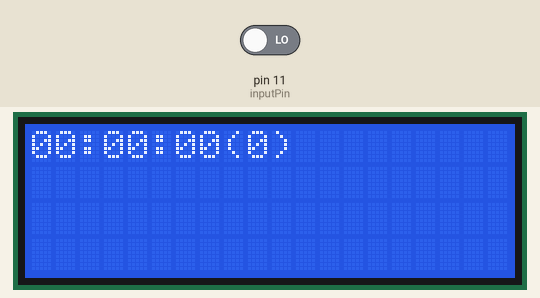
Simulated run of this sketch. Board: Arduino Uno, built with avr-gcc and run on an emulated ATmega328P. Parts: 20×4 character LCD. The inputs (shaded band) are chosen by the test bench; at power-on: pin 11 (inputPin) LOW.

Above: at 1.2 s.
1.3 s: pin 11 (inputPin) driven HIGH
At 1.46 s:
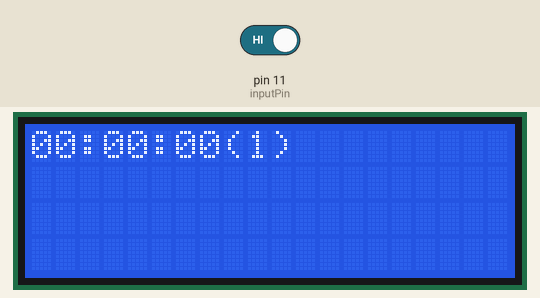
At 2.36 s:
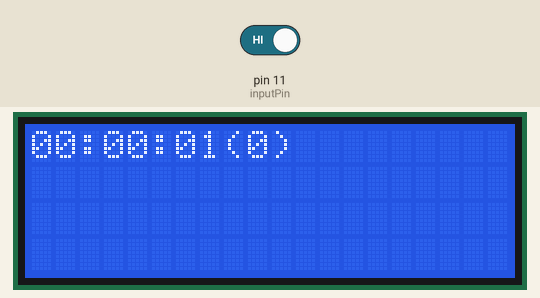

Measured:
- after the input at 1.3 s, the display: changes after 0.12 s (image 1)

The sketch:

Cronometro_Rubik.ino
```cpp
#include <Wire.h>
#include <LiquidCrystal_I2C.h>

/* Para Arduino micro
https://store.arduino.cc/products/arduino-micro */
const int inputPin = 11;
LiquidCrystal_I2C lcd(0x3F,20,4);  // set the LCD address to 0x27 for a 16 chars and 2 line display

int valorPin = 0; // estado actual del pulsador
int valorPinAnterior = 0; // estado anterior del pulsador
int estado = 0; //(0 es reloj a cero, 1 es reloj corriendo, 2 es reloj en pausa)


// Variables para los cálculos internos del cronómetro
int horas = 0;
int minutos = 0;
int segundos = 0;
int decimas = 0;
long milisegundos = 0;

void setup()
{
  pinMode(inputPin, INPUT);

  lcd.init();                      // initialize the lcd
  lcd.backlight();
  Serial.begin(9600);
}

void loop()
{
  valorPin = digitalRead(inputPin); //lectura del pulsador
  //Serial.println(valorPin);

  if ((valorPin == 1) && (valorPinAnterior == 0)) { // si el pin se pulsa cambia el estado
    if (estado == 0) {
      estado = 1;
      //Serial.println("reloj corriendo");
    }
    else if (estado == 1) {
      estado = 2;
      //Serial.println("reloj en pausa");
    }
    else {
      estado = 0;
      //Serial.println("reloj a cero");
    }

    valorPinAnterior = 1;

  }
  else if (valorPin == 0) {
    valorPinAnterior = 0;
  }

  if (estado == 0) {

    horas = 0;
    minutos = 0;
    segundos = 0;
    decimas = 0;

    // Mostramos el tiempo a través del LCD
    lcd.setCursor(0,0);
    if(horas < 10)
    {
      lcd.print("0");
    }
    lcd.print(horas);
    lcd.print(":");
    lcd.setCursor(3,0);
    if(minutos < 10)
    {
      lcd.print("0");
    }
    lcd.print(minutos);
    lcd.print(":");
    lcd.setCursor(6,0);
    if(segundos < 10)
    {
      lcd.print("0");
    }
    lcd.print(segundos);
    lcd.print("(");
    lcd.setCursor(9,0);
    lcd.print(decimas);
    lcd.print(")");
  }
  else if (estado == 1) {
    // Se cuentan los milisegundos transcurridos
    milisegundos = millis();

    // Si el tiempo transcurrido es mayor a una décima de segundo
    if(milisegundos % 100 == 0)
    {
      decimas++;
      // Si han pasado 10 décimas de segundo se cuenta un segundo
      if(decimas == 10)
      {
        decimas = 0;
        segundos++;
      }
      // Si han pasado 60 segundos se cuenta un minuto
      if(segundos == 60)
      {
        segundos = 0;
        minutos++;
      }
      // Si han pasado 60 minutos se cuenta una hora
      if(minutos == 60)
      {
        minutos = 0;
        horas++;
      }

      // Mostramos el tiempo a través del LCD
      lcd.setCursor(0,0);
      if(horas < 10)
      {
        lcd.print("0");
      }
      lcd.print(horas);
      lcd.print(":");
      lcd.setCursor(3,0);
      if(minutos < 10)
      {
        lcd.print("0");
      }
      lcd.print(minutos);
      lcd.print(":");
      lcd.setCursor(6,0);
      if(segundos < 10)
      {
        lcd.print("0");
      }
      lcd.print(segundos);
      lcd.print("(");
      lcd.setCursor(9,0);
      lcd.print(decimas);
      lcd.print(")");
    }
  }
  else { // reloj en pausa
    // Mostramos el tiempo a través del LCD
    lcd.setCursor(0,0);
    if(horas < 10)
    {
      lcd.print("0");
    }
    lcd.print(horas);
    lcd.print(":");
    lcd.setCursor(3,0);
    if(minutos < 10)
    {
      lcd.print("0");
    }
    lcd.print(minutos);
    lcd.print(":");
    lcd.setCursor(6,0);
    if(segundos < 10)
    {
      lcd.print("0");
    }
    lcd.print(segundos);
    lcd.print("(");
    lcd.setCursor(9,0);
    lcd.print(decimas);
    lcd.print(")");
  }
}
```
